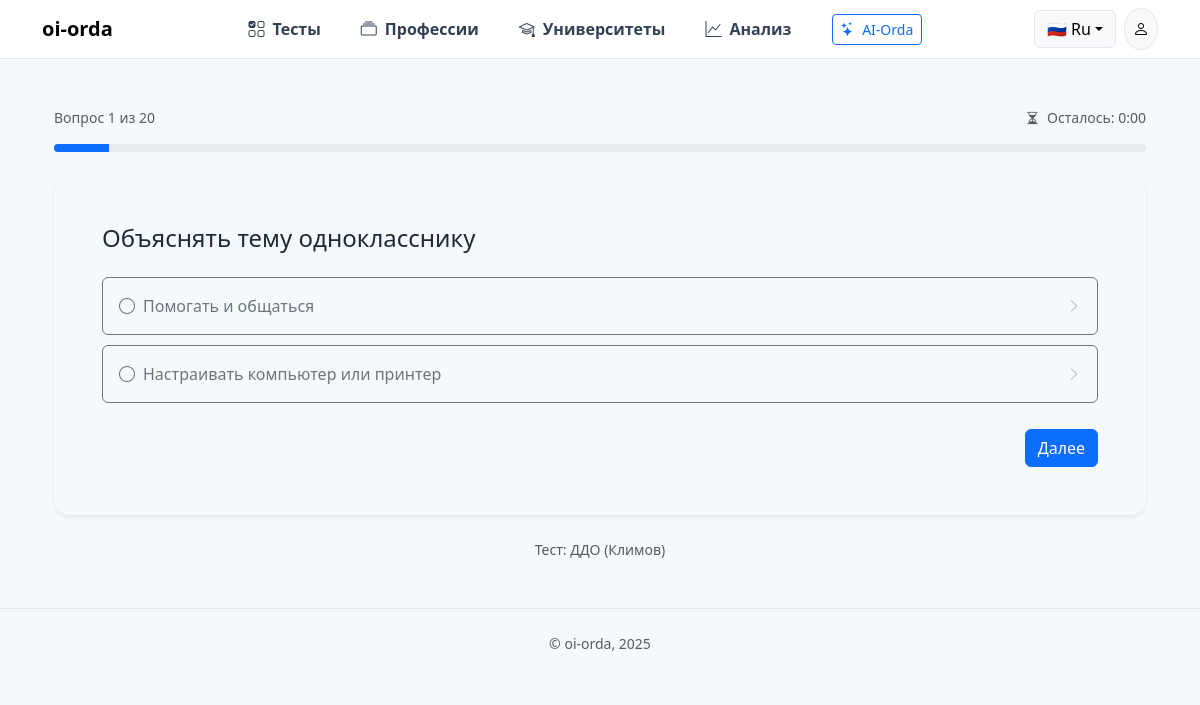
Page /student/tests/klimov/take (signed in) on the committed database.
### models.py (models this page shows)
class TestQuestion(db.Model):
    __tablename__ = "test_question"
    id = db.Column(db.Integer, primary_key=True)
    test_id = db.Column(db.Integer, db.ForeignKey("test.id"), nullable=False)
    order = db.Column(db.Integer, default=1, index=True)
    text = db.Column(db.Text, nullable=False)
    qtype = db.Column(db.Enum("single", "multi", "scale", "bool", name="qtype"), default="single")
    required = db.Column(db.Boolean, default=True)
    options = db.relationship("TestOption", backref="question", lazy=True, order_by="TestOption.order")

class TestOption(db.Model):
    __tablename__ = "test_option"
    id = db.Column(db.Integer, primary_key=True)
    question_id = db.Column(db.Integer, db.ForeignKey("test_question.id"), nullable=False)
    order = db.Column(db.Integer, default=1)
    text = db.Column(db.String(300), nullable=False)
    value = db.Column(db.String(50))   # при желании можно хранить балл/код

class Test(db.Model):
    __tablename__ = "test"
    id = db.Column(db.Integer, primary_key=True)
    slug = db.Column(db.String(64), unique=True, index=True, nullable=False)     # 'holland', 'cdi' ...
    title = db.Column(db.String(200), nullable=False)
    short_desc = db.Column(db.String(400))
    long_desc = db.Column(db.Text)                                               # «Подробнее»
    duration_min = db.Column(db.Integer, default=5)                              # время на прохождение
    image = db.Column(db.String(200))                                            # static/img/tests/<slug>.png
    confidential_student = db.Column(db.Boolean, default=False)                  # если True – ученик НЕ видит свои результаты
    active = db.Column(db.Boolean, default=True)
    questions = db.relationship("TestQuestion", backref="test", lazy=True, order_by="TestQuestion.order")
    attempts = db.relationship("TestAttempt", backref="test", lazy=True)

### blueprints/tests/__init__.py (the view)
@bp.get("/<slug>/take")
@role_required("student")
def take(slug):
    test = _get_test_or_404(slug)
    attempt_id = request.args.get("attempt_id", type=int)
    order = request.args.get("order", 1, type=int)
    attempt = TestAttempt.query.get(attempt_id) if attempt_id else _get_or_create_attempt(test)
    fin_col = getattr(TestAttempt, "finished_at", None)
    if (not attempt) or attempt.user_id != current_user.id or (fin_col is not None and getattr(attempt, "finished_at")):
        flash("Нельзя продолжить эту попытку.", "warning")
        return redirect(url_for("tests.detail", slug=slug))
    q = _get_question(test, order)
    options = TestOption.query.filter_by(question_id=q.id).order_by(TestOption.order).all()
    total = TestQuestion.query.filter_by(test_id=test.id).count()
    prev = TestAnswer.query.filter_by(attempt_id=attempt.id, question_id=q.id).first()
    chosen_id = prev.option_id if prev else None
    answered_cnt = TestAnswer.query.filter_by(attempt_id=attempt.id).count()
    progress = int(100 * answered_cnt / total) if total else 0
    ends_at = None
    if getattr(test, "duration_min", 0):
        start_dt = _get_attempt_start_dt(attempt) or datetime.utcnow()
        ends_at = start_dt + timedelta(minutes=test.duration_min)
    return render_template(
        "student/take_question.html",
        test=test,
        attempt=attempt,
        q=q,
        question=q,
        options=options,
        order=order,
        total=total,
        chosen_id=chosen_id,
        selected_option_id=chosen_id,
        progress=progress,
        ends_at=ends_at,
    )

### blueprints/public.py (called while the page is built)
@bp.app_context_processor
def inject_globals():
    return {
        "site_name": current_app.config.get("SITE_NAME", "oi-orda"),
    }

### blueprints/tests/__init__.py (called while the page is built, shortened)
def _get_test_or_404(slug: str) -> Test:
    return Test.query.filter_by(slug=slug).first_or_404()

def _get_attempt_start_dt(attempt) -> datetime | None:
    return (
        getattr(attempt, "started_at", None)
        or getattr(attempt, "created_at", None)
        or getattr(attempt, "created", None)
    )

def _get_or_create_attempt(test: Test) -> TestAttempt:
    fin_col = getattr(TestAttempt, "finished_at", None)
    q = TestAttempt.query.filter_by(user_id=current_user.id, test_id=test.id)
    if fin_col is not None:
        q = q.filter(fin_col.is_(None))
    start_col = getattr(TestAttempt, "started_at", None) or getattr(TestAttempt, "created_at", None)
    if start_col is not None:
        q = q.order_by(start_col.desc())
    else:
        q = q.order_by(TestAttempt.id.desc())
    attempt = q.first()
    if attempt:
        return attempt

def _get_question(test: Test, order: int) -> TestQuestion:
    q = TestQuestion.query.filter_by(test_id=test.id, order=order).first()
    if not q:
        abort(404)
    return q

### models.py (called while the page is built)
@login_manager.user_loader
def load_user(user_id):
    return db.session.get(User, int(user_id))

### utils/auth.py (called while the page is built)
def role_required(*roles):
    def decorator(fn):
        @wraps(fn)
        @login_required
        def wrapper(*args, **kwargs):
            if not current_user.is_authenticated or current_user.role not in roles:
                abort(403)
            return fn(*args, **kwargs)
        return wrapper
    return decorator

### templates/student/take_question.html (shortened to what this page needs)
{% extends "student/layout.html" %}
{% block student_content %}
{% set q = q if q is defined else question %}
{% set chosen_id = chosen_id if chosen_id is defined else selected_option_id %}
{% set progress = ((order|float / (total or 1)|float) * 100) | round(0) %}
<div class="container py-4">
  <div class="d-flex align-items-center justify-content-between mb-3">
    <div class="small text-body-secondary">Вопрос {{ order }} из {{ total }}</div>
    {% if ends_at %}
      <div class="small text-body-secondary">
        <i class="bi bi-hourglass-split me-1"></i>
        Осталось: <span id="left">--:--</span>
      </div>
    {% endif %}
  </div>
  <div class="progress mb-4" style="height:8px;">
    <div class="progress-bar" role="progressbar"
         style="width: {{ progress }}%;" aria-valuenow="{{ progress }}" aria-valuemin="0" aria-valuemax="100"></div>
  </div>
  <div class="card border-0 shadow-sm rounded-4">
    <div class="card-body p-4 p-lg-5">
      <h4 class="mb-4">{{ q.text }}</h4>
      <form method="post" action="{{ url_for('tests.answer', slug=test.slug) }}" class="vstack gap-2">
        {% for o in options %}
          <label class="form-check p-0">
            <span class="btn btn-outline-secondary w-100 text-start py-3 px-3 d-flex align-items-center justify-content-between">
              <span class="d-flex align-items-center">
                <i class="bi {% if chosen_id == o.id %}bi-check-circle-fill{% else %}bi-circle{% endif %} me-2"></i>
                {{ o.text }}
              </span>
              <i class="bi bi-chevron-right small opacity-50"></i>
            </span>
          </label>
        {% endfor %}
        <div class="d-flex gap-2 mt-3">
          {% if order < total %}
            <button class="btn btn-primary ms-auto" type="submit" name="nav" value="next">Далее</button>
          {% else %}
            <button class="btn btn-success ms-auto" type="submit" name="nav" value="finish">Завершить</button>
          {% endif %}
        </div>
      </form>
    </div>
  </div>
  <div class="text-center text-body-secondary small mt-4">
    Тест: {{ test.title }}
  </div>
</div>
{% endblock student_content %}

### static/css/style.css (style rules this page uses)
:root,[data-bs-theme=light] { --brand-primary:#2F6AA0; --brand-secondary:#79B0C9; --brand-accent:#53C1A6; --brand-bg:#F6F9FC; --brand-surface:#FFFFFF; --brand-text:#1F2A37; --brand-border:#E5E7EB; --bs-primary: var(--brand-primary); --bs-body-bg: var(--brand-bg); --bs-body-color: var(--brand-text); --bs-border-color: var(--brand-border); }
html { scroll-behavior: smooth; }

### rows in the picture
TestQuestion: text "Объяснять тему однокласснику"
TestOption: text "Помогать и общаться"
TestOption: text "Настраивать компьютер или принтер"
Test: title "ДДО (Климов)"

### other values in the picture
{{ order }} "1"
{{ total }} "20"
{{ site_name }} "oi-orda"
